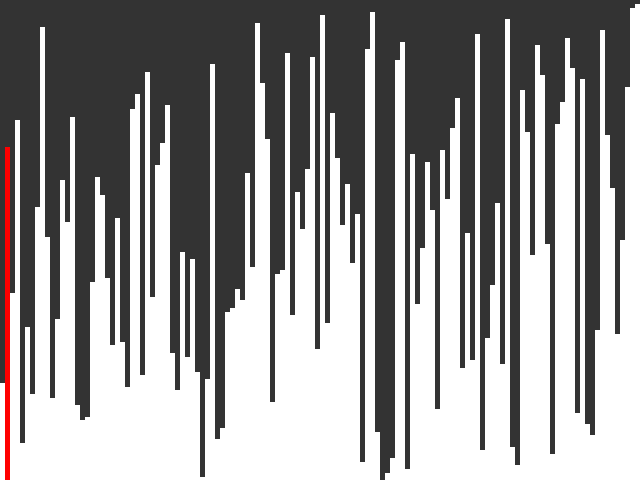
Frame 1 (no input)
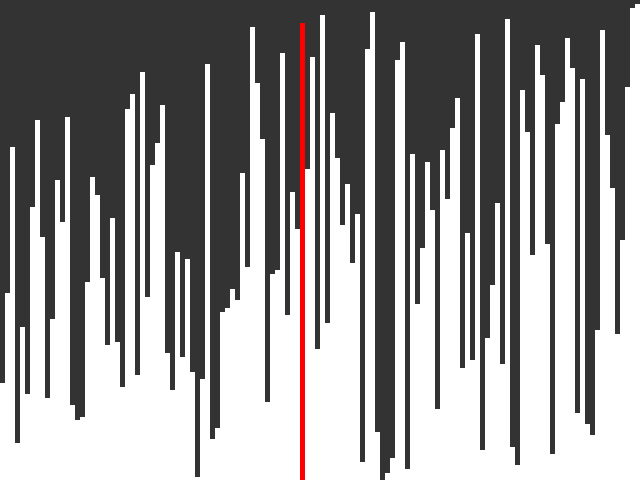
Frame 60 (the mouse pressed at the canvas centre just before this capture)
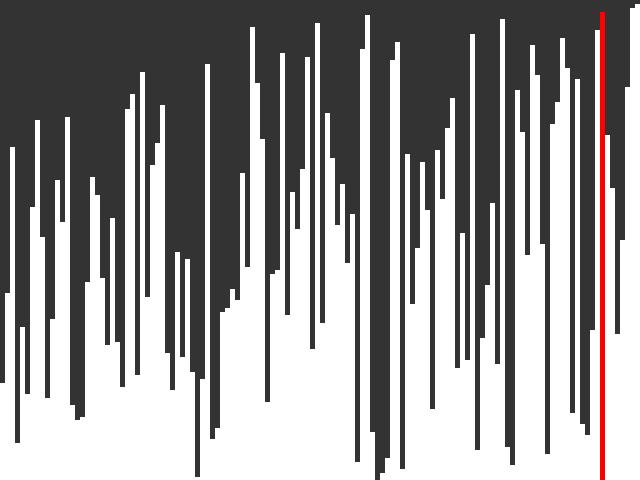
Frame 120 (the mouse held since frame 60 and released just before this capture)

The Processing sketch that drew these frames (run headless with seeded random() and noise(); from frame 60 on, the mouse is pressed at the canvas centre):

// Processing sketch: BubbleSortViz
// ── BubbleSortViz.pde
int arr[];

int i;
int index = 0;
boolean swapped = false;
int WIDTH = 5;//10;
final int COUNT = 128;
void setup() {
  size(640, 480);
  arr = new int[COUNT];
  WIDTH = width/COUNT;
  for (int i = 0; i < arr.length; i++) {
    arr[i] =(int) map(i, 0, arr.length, 0, height);
  }
  i = arr.length-1;
  shuffle(arr, arr.length);
  // bubblesort(arr);
  noStroke();
}

void shuffle(int array[], int swaps){
  for(int j  = 0; j < swaps; j++){
    int r = (int)random(array.length);
    int r1 = (int)random(array.length);
    swap(array, r, r1);
  }
}


void bubblesort(int array[]) {
  for (int i = array.length-1; i>= 0; i-- ) {
    int index = 0;
    boolean swapped = false;
    while (index < i) {
      if (array[index] > array[index+1]) {
        swap(array, index, index+1);
        swapped = true;
      }
      index++;
    }
    if (!swapped)
      return;
  }
}

void swap(int array[], int i, int j) {
  int tmp = array[i];
  array[i] = array[j];
  array[j] = tmp;
}

void draw() {
  background(51);

  if (arr[index] > arr[index+1]) {
    swap(arr, index, index+1);
    swapped = true;
  }
  index++;
  if (index >= i) {
    if (!swapped){
      noLoop();
    }
    swapped = false;
    index = 0;
    i--;
  }
  if (i < 0) {
    noLoop();
  }


  for (int j = 0; j  < arr.length; j++) {
    if (j == index)
      fill(255, 0, 0);
    else
      fill(255);


    rect(j*WIDTH, height-arr[j], WIDTH, arr[j]);
  }
}
